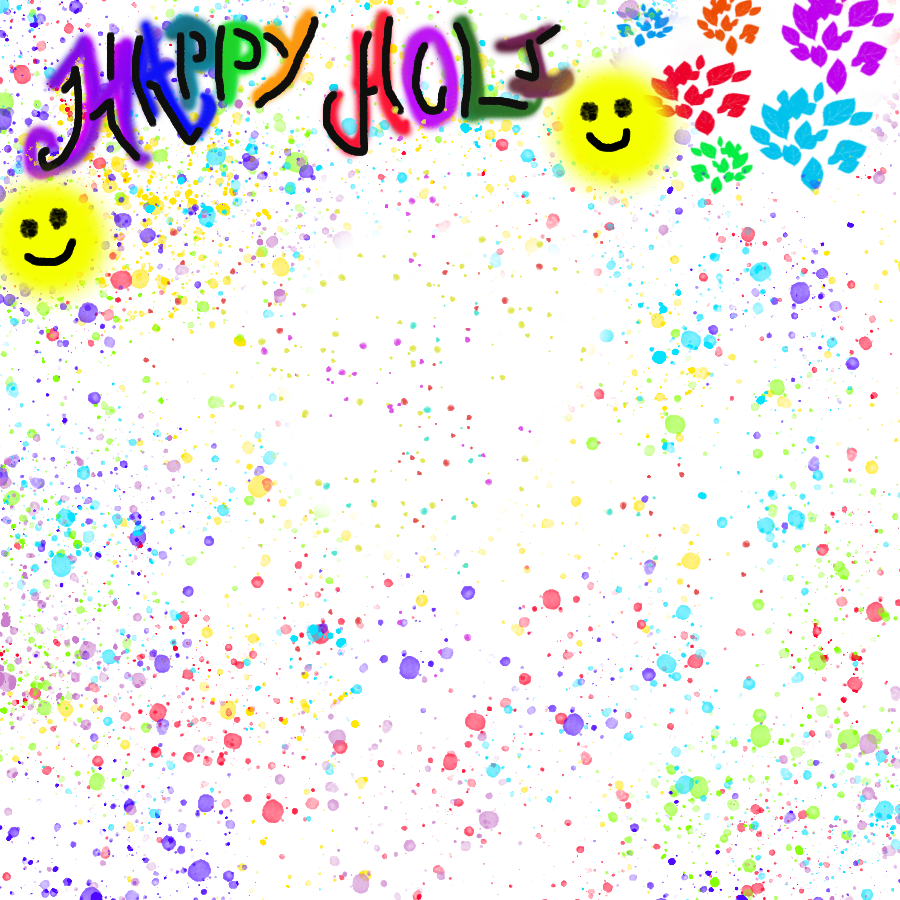
#> input picture Snapchat_Filters/Festive-Filters/Holi Festival Filter/holi.png, 900 x 900 px
$ python Code.py   (older library calls are emulated)
#> lines starting #> are read from the running program, lines starting #| are printed output that depends on the picture

from PIL import Image


img_path=input("Enter your image path here:")  #ex -> r'C:\Users\xyz\assets\p1.jpg'
#> the answer given: holi.png
img = Image.open(img_path)
#> img is the input picture: PIL image 900x900 RGBA; mean R, G, B, A 175.6, 133, 153.6, 41.4
img = img.resize((900, 900), Image.ANTIALIAS)
img.save('resized_image.jpg')

filename1 =  'resized_image.jpg'

filename=input("Enter the background filtered given image path here:")  #ex -> r'C:\Users\xyz\assets\holi.jpg'
#> the answer given: holi.png

# Open Front Image
frontImage = Image.open(filename)

# Open Background Image
background = Image.open(filename1)
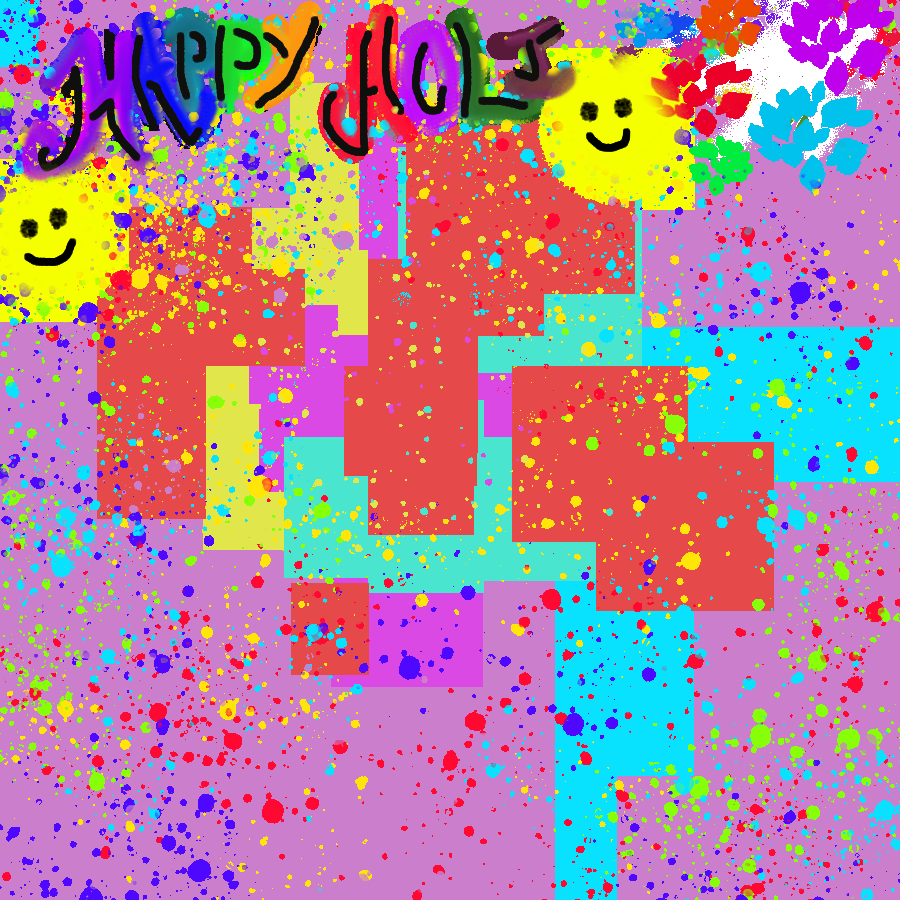
#> background: PIL image 900x900 RGB; mean R, G, B 175.6, 133, 153.6

# Convert image to RGBA
frontImage = frontImage.convert("RGBA")

# Convert image to RGBA
background = background.convert("RGBA")
#> background: PIL image 900x900 RGBA


# Calculate width to be at the center
width = (background.width - frontImage.width) // 2
#> width = 0

# Calculate height to be at the center
height = (background.height - frontImage.height) // 2
#> height = 0

# Paste the frontImage at (width, height)
background.paste(frontImage, (width, height), frontImage)
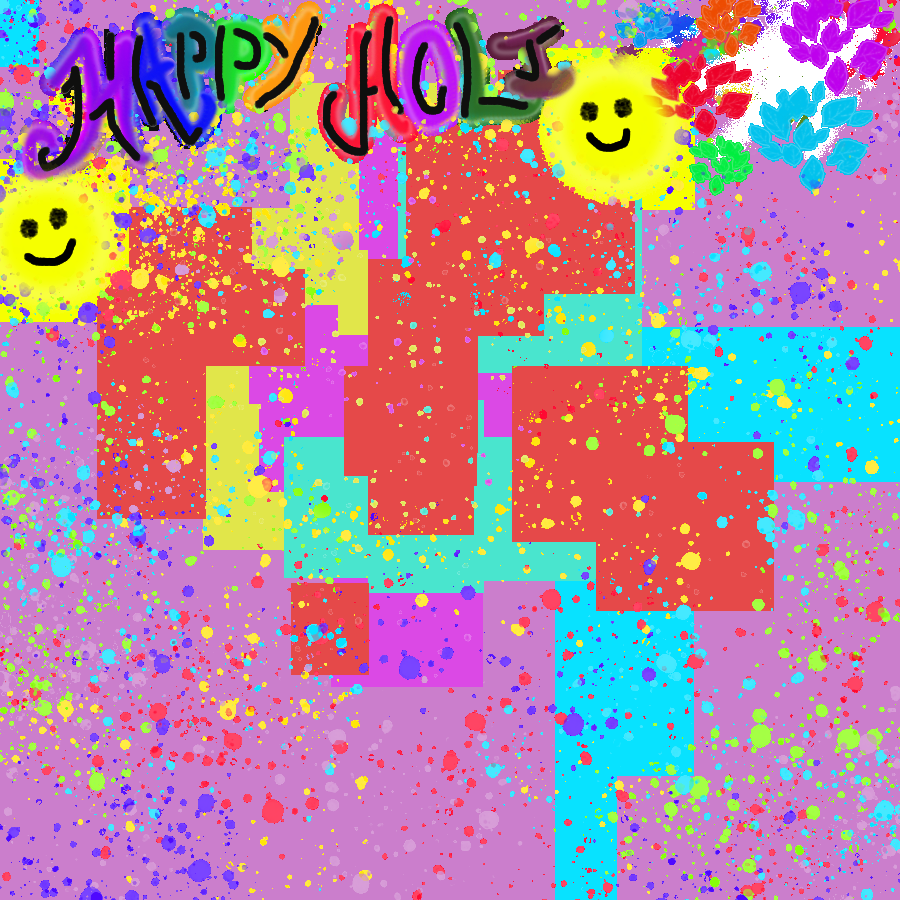
#> background: PIL image 900x900 RGBA; mean R, G, B, A 175.6, 133, 153.6, 245.6; transparent parts drawn white

# Save this image
background.save("Holi Filtered Image.png", format="png")
background.show()

$ run again, on Snapchat_Filters/CowBoy/test.jpg
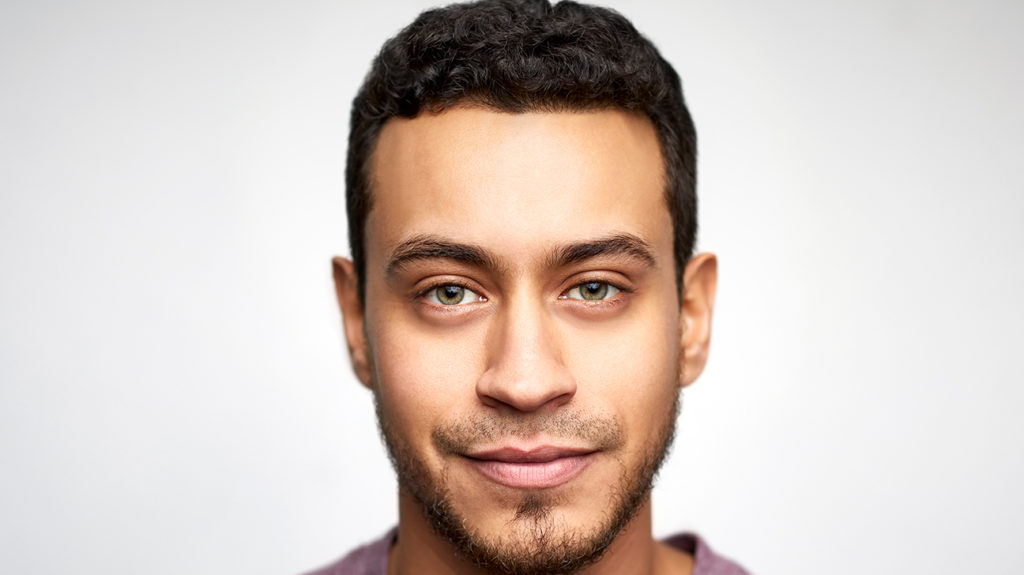
#> input picture Snapchat_Filters/CowBoy/test.jpg, 1024 x 575 px
#> img is the input picture: PIL image 1024x575 RGB; mean R, G, B 212.8, 200.1, 193.4
#> `img = img.resize((900, 900), Image.ANTIALIAS)`:
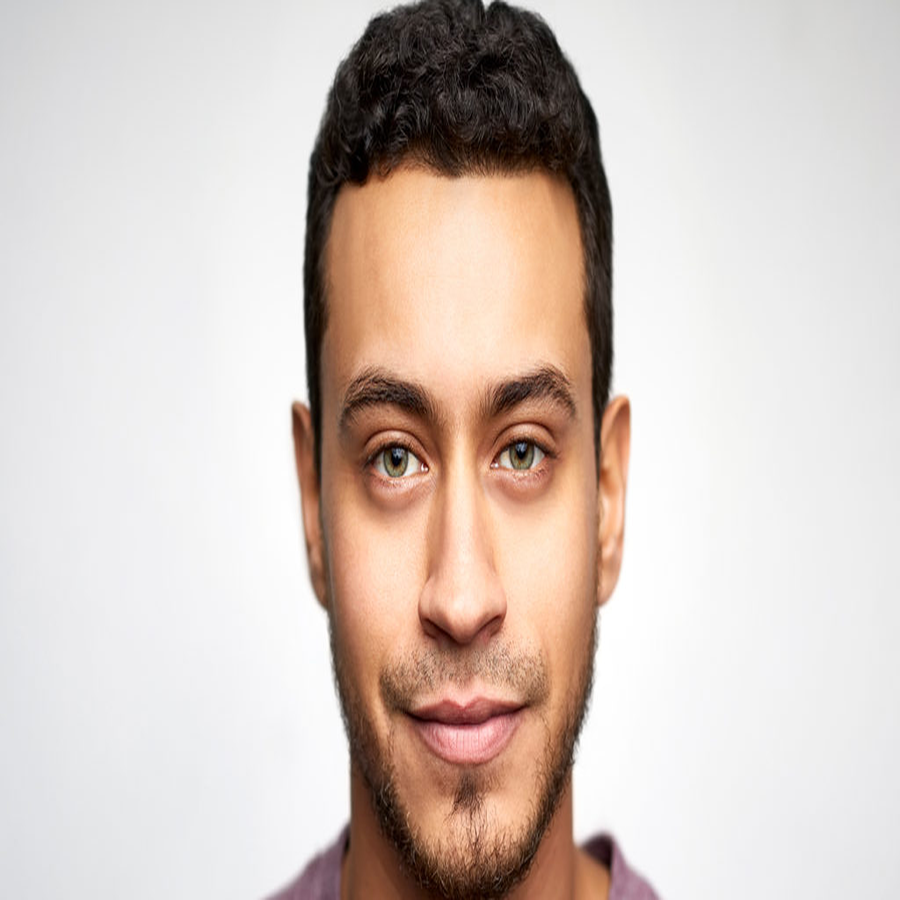
#> img: PIL image 900x900 RGB; mean R, G, B 212.8, 200.1, 193.4
#> `background.paste(frontImage, (width, height), frontImage)`:
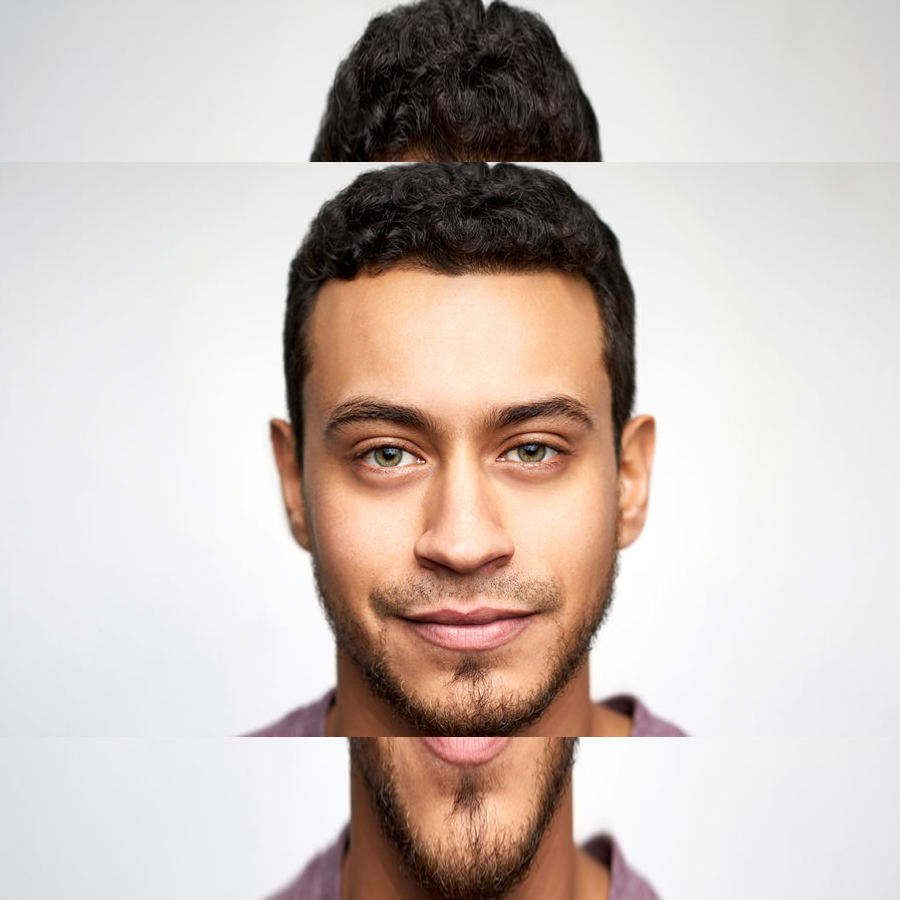
#> background: PIL image 900x900 RGBA; mean R, G, B, A 204.7, 192.6, 186.6, 255
